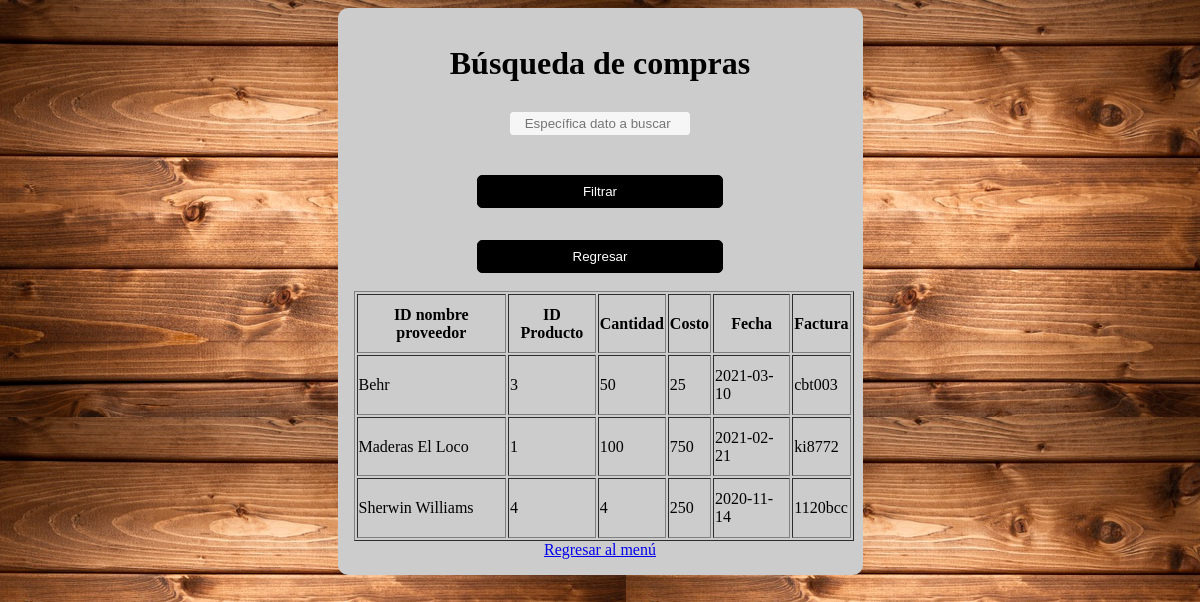
Screenshot of /compra2.php with the database file from the repository.
### tables this page shows
CREATE TABLE `compra` (
  `IDNombre_Proveedor` varchar(40) NOT NULL,
  `IDProducto` int(11) NOT NULL,
  `Cantidad` int(11) DEFAULT NULL,
  `Costo` int(11) DEFAULT NULL,
  `Fecha` date DEFAULT NULL,
  `Factura` varchar(45) DEFAULT NULL
);

### compra2.php (the view, shortened to what this page needs)
<?php
if(isset($_POST['search']))
{
    $valueToSearch = $_POST['valueToSearch'];
    $query = "SELECT *
          FROM `compra`
          WHERE `IDNombre_Proveedor` = '".$valueToSearch."'
             OR `IDProducto` = '".$valueToSearch."'
             OR `Cantidad` = '".$valueToSearch."'
             OR `Costo` = '".$valueToSearch."'
             OR `Fecha` = '".$valueToSearch."'
             OR `Factura` = '".$valueToSearch."'";
    $busqueda = filterTable($query);
}
 else {
    $query = "SELECT * FROM `compra`";
    $busqueda = filterTable($query);
}
function filterTable($query)
{
    $connect = mysqli_connect("localhost", "root", "", "proyprogramacion");
    $filtro_resultado = mysqli_query($connect, $query);
    return $filtro_resultado;
}
?>
<!DOCTYPE html>
<html lang="es">
    <head>
  <link rel="stylesheet" href="compra.css">
    </head>
    <body   background = "fondo.jpg">
        <form action="compra2.php" method="post" class="form">
           <center><h1>Búsqueda de compras </h1>
            <input type="text"   name="valueToSearch" placeholder=" Específica dato a buscar" required>
            <input type="submit"    class="botons" name="search" value="Filtrar"  >
			<input type='submit' onClick="refreshPage()" value='Regresar'><br>
            <table border="1" width="500"  height ="250">
                <tr>
                    <th>ID nombre proveedor</th>
                    <th>ID Producto</th>
                    <th>Cantidad</th>
                    <th>Costo</th>
                    <th>Fecha</th>
                    <th>Factura</th>
                </tr>
                <?php while($row = mysqli_fetch_array($busqueda)):?>
                <tr>
                    <td><?php echo $row['IDNombre_Proveedor'];?></td>
                    <td><?php echo $row['IDProducto'];?></td>
                    <td><?php echo $row['Cantidad'];?></td>
                    <td><?php echo $row['Costo'];?></td>
                    <td><?php echo $row['Fecha'];?></td>
                    <td><?php echo $row['Factura'];?></td>
                </tr>
                <?php endwhile;?>
            </table> <a href="index.html" class="w3-btn w3-black">Regresar al men&uacute;</a></center>
        </form>
    </body>
</html>
</html>

### compra.css (style rules this page uses)
* { box-sizing:border-box; }
form { width:525px; padding:16px; border-radius:10px; margin:auto; background-color:#ccc; }
form input[type="text"], form input[type="ciudad"] { width:180px; padding:3px 10px; border:1px solid #f6f6f6; border-radius:3px; background-color:#f6f6f6; margin:8px 0; display:inline-block; }
form input[type="submit"] { width:50%; padding:8px 16px; margin-top:32px; border:1px solid #000; border-radius:5px; display:block; color:#fff; background-color:#000; }

### rows the page displays
compra: IDNombre_Proveedor "Behr", IDProducto "3", Cantidad "50", Costo "25", Fecha "2021-03-10", Factura "cbt003"
compra: IDNombre_Proveedor "Maderas El Loco", IDProducto "1", Cantidad "100", Costo "750", Fecha "2021-02-21", Factura "ki8772"
compra: IDNombre_Proveedor "Sherwin Williams", IDProducto "4", Cantidad "4", Costo "250", Fecha "2020-11-14", Factura "1120bcc"
